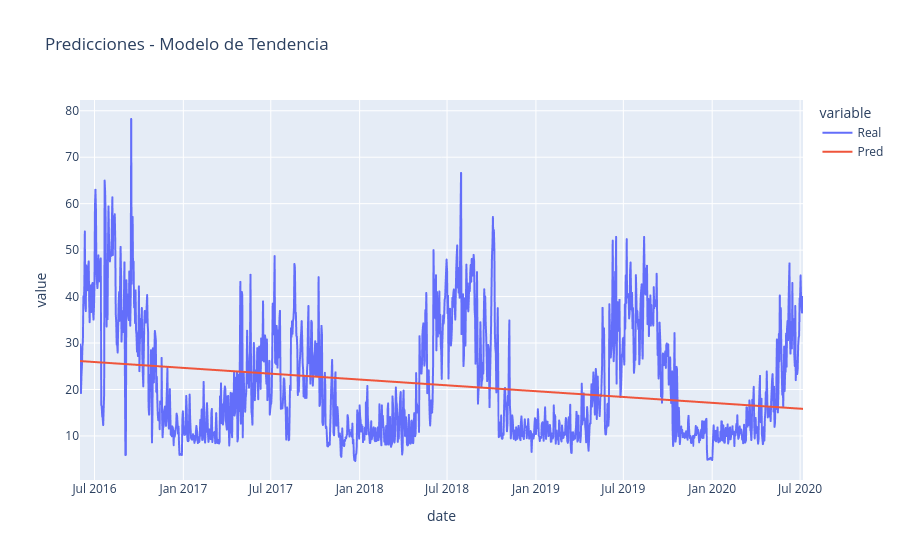

Notebook code for this chart:
### Code cell
# 2. Entrenamiento y predicción tendencia
Pipeline_trend.fit(train[['date']], train['Energy_kWh'])
train_pred = Pipeline_trend.predict(train[['date']])
test_pred = Pipeline_trend.predict(test[['date']])

mae_train = mean_absolute_error(train['Energy_kWh'], train_pred)
mae_test = mean_absolute_error(test['Energy_kWh'], test_pred)
print(f'MAE Entrenamiento (Tendencia): {mae_train:.3f}')
print(f'MAE Prueba (Tendencia): {mae_test:.3f}')

# Gráfica de predicciones
px.line(pd.concat([
    pd.DataFrame({'date': train['date'], 'Real': train['Energy_kWh'], 'Pred': train_pred}),
    pd.DataFrame({'date': test['date'], 'Real': test['Energy_kWh'], 'Pred': test_pred})
]), x='date', y=['Real', 'Pred'], title='Predicciones - Modelo de Tendencia').show()

### Figure 1 — Plotly figure (JSON) as saved in the notebook; plotly's stock layout.template omitted (floating-point values rounded to 4 significant figures; data arrays with more than 128 entries replaced by an {"elided": "..."} marker saying what was removed)
{"data": [{"hovertemplate": "variable=Real<br>date=%{x}<br>value=%{y}<extra></extra>", "legendgroup": "Real", "line": {"color": "#636efa", "dash": "solid"}, "marker": {"symbol": "circle"}, "mode": "lines", "name": "Real", "showlegend": true, "type": "scattergl", "x": {"elided": "1498 str values"}, "xaxis": "x", "y": {"elided": "1498 float values"}, "yaxis": "y"}, {"hovertemplate": "variable=Pred<br>date=%{x}<br>value=%{y}<extra></extra>", "legendgroup": "Pred", "line": {"color": "#EF553B", "dash": "solid"}, "marker": {"symbol": "circle"}, "mode": "lines", "name": "Pred", "showlegend": true, "type": "scattergl", "x": {"elided": "1498 str values"}, "xaxis": "x", "y": {"elided": "1498 float values"}, "yaxis": "y"}], "layout": {"legend": {"title": {"text": "variable"}, "tracegroupgap": 0}, "title": {"text": "Predicciones - Modelo de Tendencia"}, "xaxis": {"anchor": "y", "domain": [0, 1], "title": {"text": "date"}}, "yaxis": {"anchor": "x", "domain": [0, 1], "title": {"text": "value"}}}}
